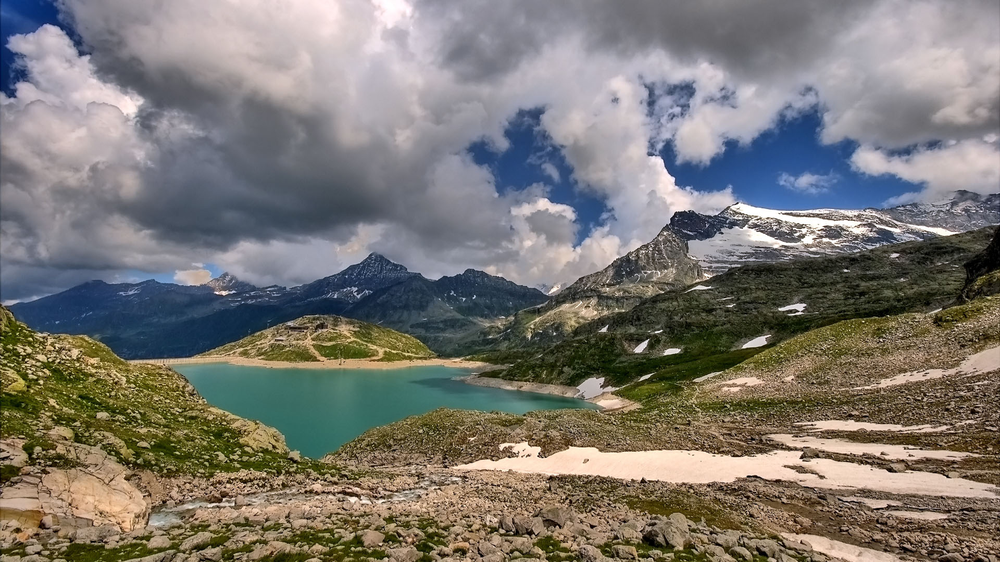
#> input picture 109-向伟-成都/第三周.txt/作业/scenery.png, 1000 x 562 px, shrunk from 1920 x 1080 before the run
$ python 'Histogram Equalization.py'
#> lines starting #> are read from the running program, lines starting #| are printed output that depends on the picture
#!/usr/bin/env python
# encoding=gbk

import cv2
import numpy as np
from matplotlib import pyplot as plt

'''
equalizeHist—直方图均衡化
函数原型： equalizeHist(src, dst=None)
src：图像矩阵(单通道图像)
dst：默认即可
'''

# 获取灰度图像
img = cv2.imread("scenery.png",1)
#> img is the input picture: shape (562, 1000, 3); mean B, G, R 114.3, 119.8, 123.4
gray = cv2.cvtColor(img, cv2.COLOR_BGR2GRAY)
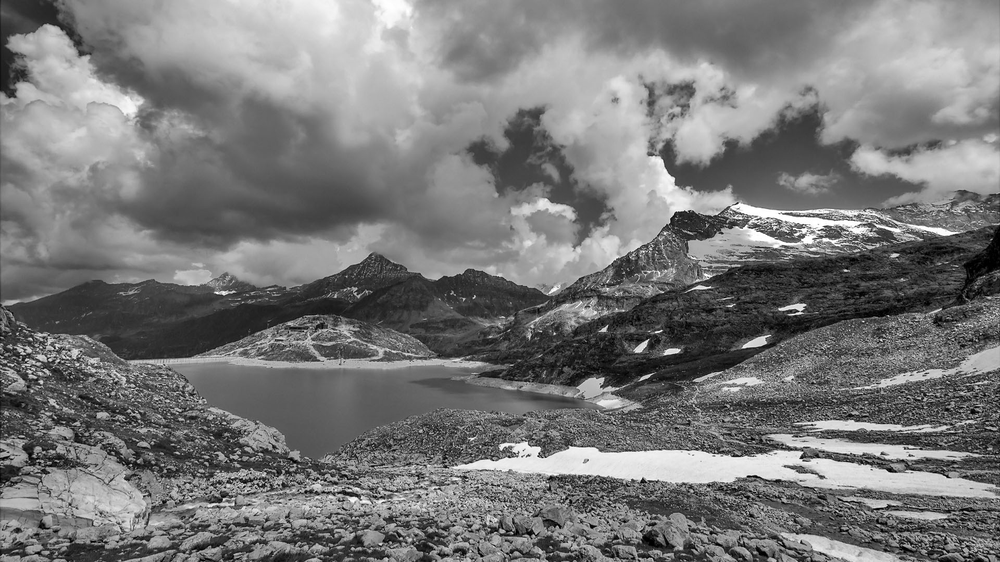
#> gray: shape (562, 1000); min 0, max 255, mean 120.2

#cv2.imshow("image_gray", gray)

# 灰度图像直方图均衡化
dst = cv2.equalizeHist(gray)
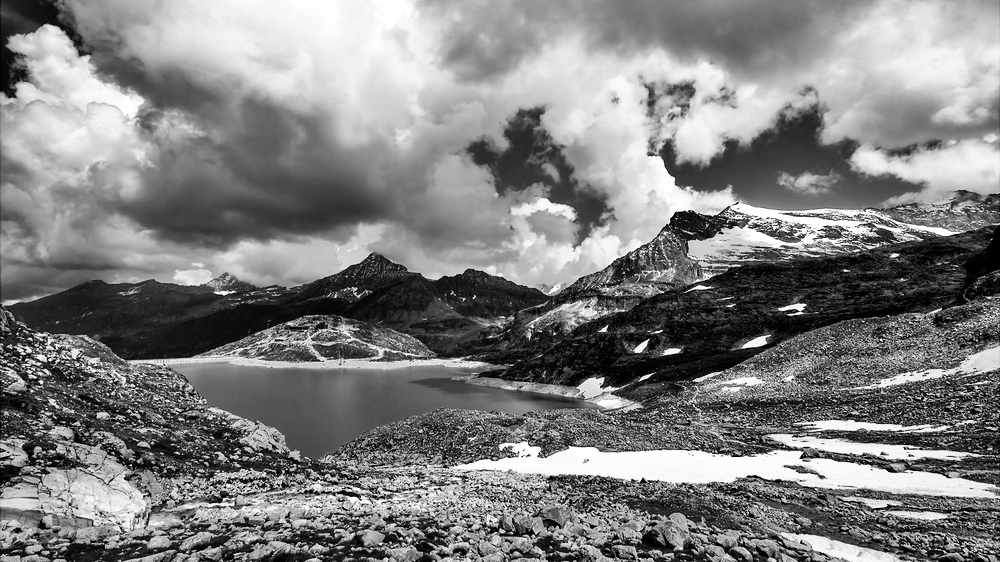
#> dst: shape (562, 1000); min 0, max 255, mean 128.1

# 直方图
hist = cv2.calcHist([dst],[0],None,[256],[0,256])
#> hist = 256 values, max 3925 at index 94, min 0 at index 22, mean 2195.3

plt.figure()
plt.hist(dst.ravel(), 256)
plt.show()
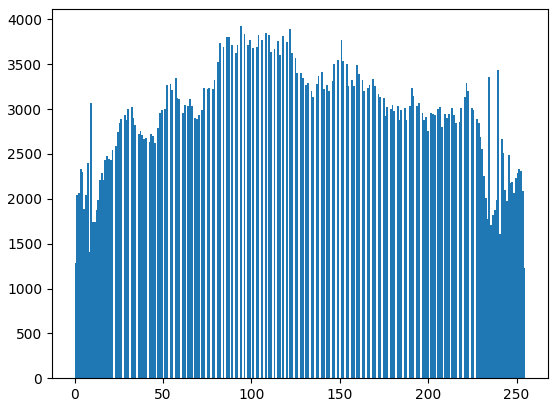
#> figure drawn by matplotlib, 1 panel; tallest bar 3925 high, from x = 93.63 to 94.63

cv2.imshow("Histogram Equalization", np.hstack([gray, dst]))
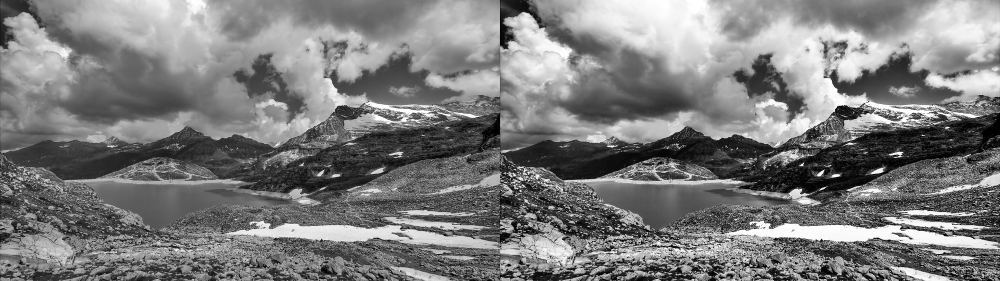
#> window 'Histogram Equalization': shape (562, 2000) (shown at 1/2 size); min 0, max 255, mean 124.2
cv2.waitKey(0)


'''
# 彩色图像直方图均衡化
img = cv2.imread("lenna.png", 1)
cv2.imshow("src", img)

# 彩色图像均衡化,需要分解通道 对每一个通道均衡化
(b, g, r) = cv2.split(img)
bH = cv2.equalizeHist(b)
gH = cv2.equalizeHist(g)
rH = cv2.equalizeHist(r)
# 合并每一个通道
result = cv2.merge((bH, gH, rH))
cv2.imshow("dst_rgb", result)

cv2.waitKey(0)
'''
